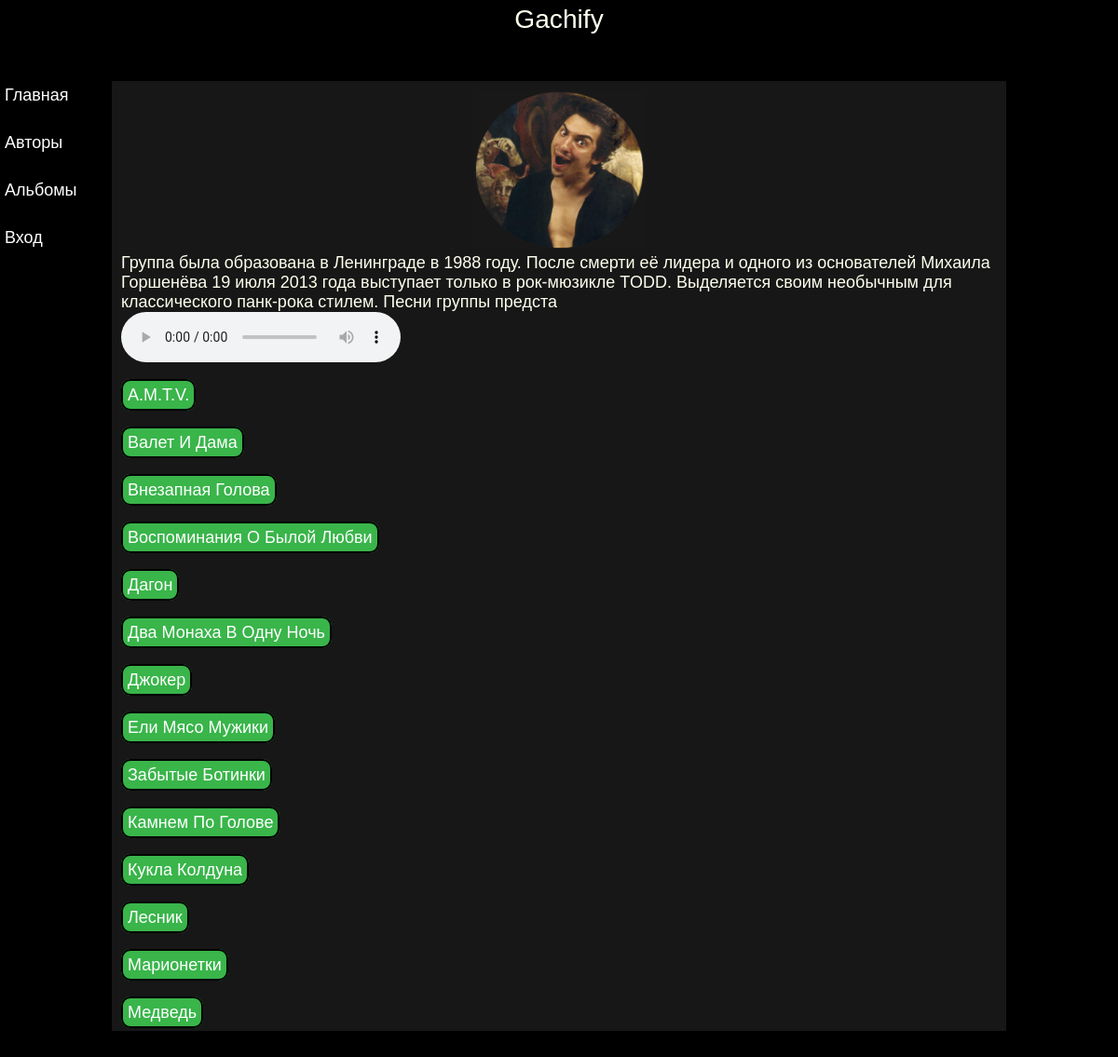
The app's page /pages/author_page.php?id=8 with its own data.
### tables this page shows
CREATE TABLE `author`  (
  `id` int NOT NULL,
  `name` varchar(255) NOT NULL,
  `desc` varchar(1000) NOT NULL,
  `pic` varchar(255) NOT NULL,
  PRIMARY KEY (`id`) USING BTREE
);

CREATE TABLE `songs`  (
  `id` int NOT NULL AUTO_INCREMENT,
  `name` varchar(255) NULL DEFAULT NULL,
  `album` varchar(255) NULL DEFAULT NULL,
  `link` varchar(255) NULL DEFAULT NULL,
  `author` varchar(255) NULL DEFAULT NULL,
  PRIMARY KEY (`id`) USING BTREE,
  INDEX `author`(`author`) USING BTREE
);

### pages/author_page.php (the view, shortened to what this page needs)
<?php
require_once ('connect.php');
$id_aut = $_GET['id'];
$query_tag1 = "SELECT * FROM author WHERE id = '$id_aut'";
$tag_result1 = mysqli_query($connection, $query_tag1) or die (mysqli_error($connection));
while ($tag = mysqli_fetch_assoc($tag_result1)){
    $author = $tag['name'];
    $queryTagSongs = "SELECT * FROM songs WHERE author = '$author'";
    $tagResultSongs = mysqli_query($connection, $queryTagSongs) or die (mysqli_error($connection));
?>
<!DOCTYPE html>
<html>
<head>
    <link href="../css/main.css" rel="stylesheet" type="text/css"/>
</head>
<body>
<div id="container">
    <div id="header">
        <p>Gachify</p>
    </div>
    <div id="nav">
        <div class="link">
            <a href="index.php">Главная</a>
        </div>
        <div class="link">
            <a href="author.php">Авторы</a>
        </div>
        <div class="link">
            <a href="album.php">Альбомы</a>
        </div>
        <div class="link">
            <?php
            if (isset($_SESSION['username'])){
                echo '<a href="profilePage.php">' . $_SESSION['username'] .  '</a>';
            }
            else{
                echo '<a href="login.php">Вход</a>';
            }
            ?>
        </div>
    </div>
    <div id="aside">
        <p>Друг 1</p>
        <p>Друг 2</p>
    </div>
    <div id="content">
        <div id="image">
           <center> <img src=" <?php echo $tag['pic']; ?> " alt=""></center>
        </div>
            <p>
                <?php
                echo $tag['desc'];
                ?>
            </p>
        <audio src="" controls id="player"></audio>
        <div class="songList">
            <?php
            while ($tagSongs = mysqli_fetch_assoc($tagResultSongs)) {
                ?>
                <div class="songs">
                    <a class="linkUrl" href="#"
                       data="http://localhost/htdocs/Valhalla/2020/pract/music/<?php echo $tagSongs['link']; ?>"><?php echo $tagSongs['name']; ?></a>
                </div>
                <?php
            }
            ?>
        </div>
    </div>
</div>
</body>
</html>
<?php
}
?>

### css/main.css (style rules this page uses)
* { padding: 0; margin: 0; }
body { font: 0.8em Arial, Helvetica, sans-serif; background: #000000; color: #ffe; }
#container { width: 100%; height: 1080px; margin: 0 auto; background: #000000; }
#header { font-size: 2.2em; text-align: center; padding: 5px; background: #000000; padding-bottom: 50px; }
#nav, #aside { float: left; width: 110px; padding: 5px; height: 1080px; font-size: large; }
#content { background: #171717; margin: 0 120px; padding: 10px; height: 1000px; text-align: left; font-size: large; }
#aside { float: right; color: #000; font-size: large; }
img { width: 185px; height: 170px; }
.link > a { padding-right: 15px; color: #ffffff; text-decoration: none; }
.link { margin-bottom: 30px; }
.songs>a { text-decoration: none; color: white; border: 2px solid black; border-radius: 10px; background-color: #39b54a; padding: 5px; }
audio { margin-bottom: 10px; }
.songList { overflow-y: scroll; width: 100%; height: 70%; padding-top: 10px; }

### records on screen
author: pic (picture), desc "Группа была образована в Ленинграде в 1988 году. После смерти её лидера и одного из основателей Михаила Горшенёва 19 июля 2013 года выступает только в рок-мюзикле TODD. Выделяется своим необычным для классического панк-рока стилем. Песни группы предста"
songs: name "A.M.T.V."
songs: name "Валет И Дама"
songs: name "Внезапная Голова"
songs: name "Воспоминания О Былой Любви"
songs: name "Дагон"
songs: name "Два Монаха В Одну Ночь"
songs: name "Джокер"
songs: name "Ели Мясо Мужики"
songs: name "Забытые Ботинки"
songs: name "Камнем По Голове"
songs: name "Кукла Колдуна"
songs: name "Лесник"
songs: name "Марионетки"
songs: name "Медведь"
